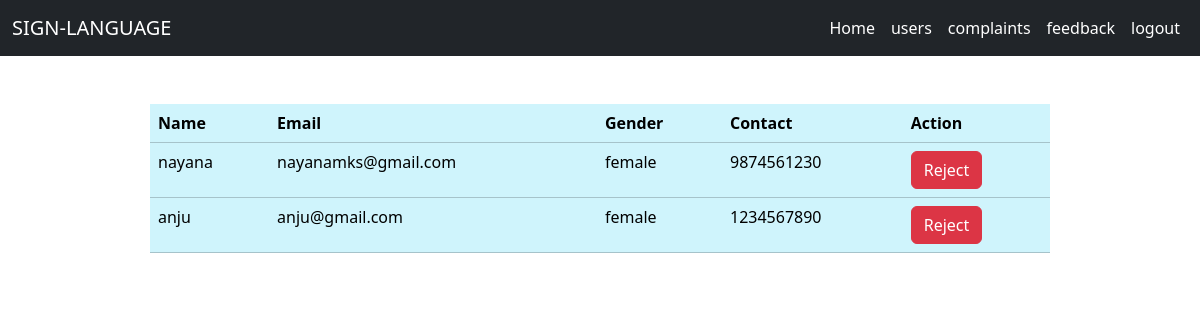
Page /view_user on the committed database.
### sign_language_app/models.py (models this page shows)
class UserTable(models.Model):
    name=models.CharField(max_length=100,null=True,blank=True)
    email=models.CharField(max_length=100,null=True,blank=True)
    contactno=models.BigIntegerField(null=True,blank=True)
    gender=models.CharField(max_length=100,null=True,blank=True)
    loginid=models.ForeignKey(LoginTable,on_delete=models.CASCADE,null=True,blank=True)

### sign_language_app/views.py (the view)
# urls.py: path('view_user',View_User.as_view(),name='view_user'),
class View_User(View):
    def get(self,request):
        c=UserTable.objects.all()
        return render(request,'administration/view_user.html',{'user':c})

### templates/administration/view_user.html
{% extends 'administration/admindash.html' %}
{% block body %}
<div class="container-fluid d-flex justify-content-center ">
            <table class="table table-info mt-5" style="width: 900px;">
                <tr>
                    <th>Name</th>
                    <th>Email</th>
                    <th>Gender</th>
                    <th>Contact</th>
                    <th>Action</th>
                </tr>
                {% for u in user %}
                    <tr>
                        <td>{{ u.name }}</td>
                        <td>{{ u.email }}</td>
                        <td>{{ u.gender }}</td>
                        <td>{{ u.contactno }}</td>
                        <td>
                            {% if u.loginid.usertype == "user" %}
                            <a href="Reject_user/{{u.loginid.id}}" class="btn btn-danger">Reject</a>
                            {% elif u.loginid.usertype == "rejected" %}
                             <a href="Approve_user/{{u.loginid.id}}" class="btn btn-primary">Approve</a>
                            {% else %}
                             <a href="Approve_user/{{u.loginid.id}}" class="btn btn-primary">Approve</a>
                            <a href="Reject_user/{{u.loginid.id}}" class="btn btn-danger">Reject</a>
                            {% endif %}
                        </td>
                    </tr>
                {% endfor %}
            </table>
            </div>
      {% endblock %}

### rows in the picture
UserTable: name "nayana", email "nayanamks@gmail.com", gender "female", contactno "9874561230"
UserTable: name "anju", email "anju@gmail.com", gender "female", contactno "1234567890"
